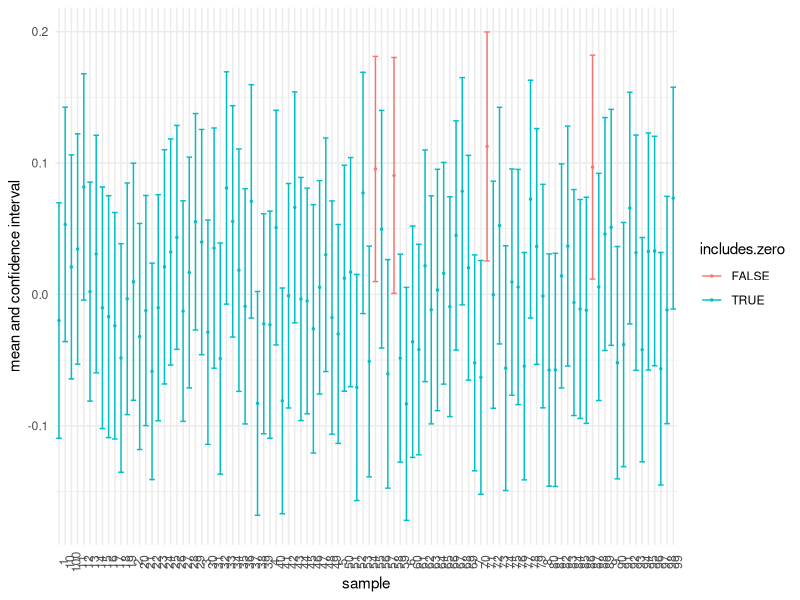

The R source for this figure:
## ---- chunk 1

library(tidyverse)
library(knitr)

set.seed(50)

# draw 100 samples each of size 500
samples <- map(1:100, function(x) rnorm(500)) 

# function to extract mean, abs. bias, confidence interval
info <- function(x){
  mean <- mean(x)
  stderror <- sd(x) / sqrt(length(x))
  lowerbound <- mean - qnorm(0.975) * stderror
  upperbound <- mean + qnorm(0.975) * stderror
  
  return(data.frame(mean=mean, bias=abs(mean), std.error=stderror, lower.bound = lowerbound, upper.bound=upperbound))
}

# create data frame with results of each sample
results <- samples %>% map_dfr(., info)

# does the interval incluse zero (the population mean)?
results$includes.zero <- (results$lower.bound < 0 & results$up > 0)
results$id <- row.names(results) # store sample id

# take a look at data 
results %>% head()

# visualisation
results %>% 
  ggplot(aes(x = id, y=mean, colour=includes.zero)) + 
  geom_point(size=0.5) + 
  geom_errorbar(aes(ymin=lower.bound, ymax=upper.bound)) + 
  theme_minimal() + 
  labs(x="sample", y="mean and confidence interval") + 
  theme(axis.text.x = element_text(angle = 90))


# table for all samples not containing population mean (zero)
results %>% 
  filter(!includes.zero) %>%
  kable(digits=3)
